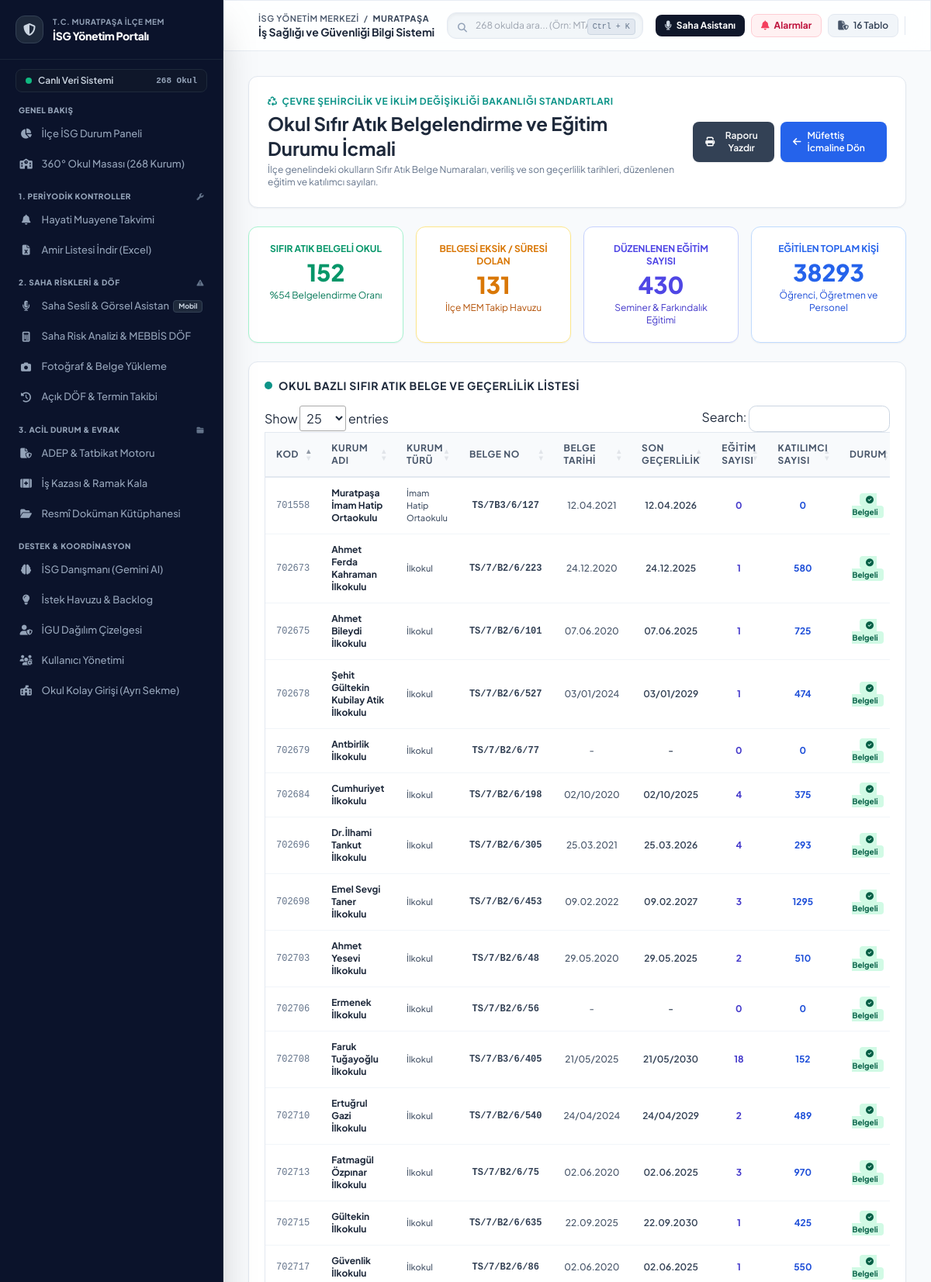
The page /raporlar/sifir-atik (signed in, upper part) on the database its author committed.
### tables this page shows
CREATE TABLE inspection_metrics (
        id INTEGER PRIMARY KEY AUTOINCREMENT,
        school_id INTEGER UNIQUE REFERENCES schools(id) ON DELETE CASCADE,
        adep_var_mi TEXT DEFAULT 'Var',
        adep_tarihi TEXT,
        ek7_olcek_var_mi TEXT DEFAULT 'Var',
        ek7_tarihi TEXT,
        ozel_guvenlik_sayisi INTEGER DEFAULT 0,
        bahce_gorevlisi_sayisi INTEGER DEFAULT 0,
        sertifikali_bahce_gorevlisi_sayisi INTEGER DEFAULT 0,
        gorev_teblig_durumu TEXT,
        metal_dedektor_egitimli_sayisi INTEGER DEFAULT 0,
        okul_gozlem_raporu_sayisi INTEGER DEFAULT 0,
        kamera_sistemi_var_mi TEXT DEFAULT 'Var',
        kgys_entegre_mi TEXT DEFAULT 'Hayır',
        kamera_30gun_kayit_ve_aci_tam_mi TEXT DEFAULT 'Evet',
        giris_cikis_kapi_durumu TEXT DEFAULT 'Tek Kapıdan Girişi Olan Okul',
        el_dedektoru_var_mi TEXT DEFAULT 'Yok',
        kapi_dedektoru_var_mi TEXT DEFAULT 'Yok',
        turnike_var_mi TEXT DEFAULT 'Yok',
        fiziki_engel_turu TEXT DEFAULT 'Duvar + Tel Çit',
        arac_servis_park_yeri_var_mi TEXT DEFAULT 'Var',
        ozel_arac_bahce_engeli TEXT DEFAULT 'Evet',
        ziyaretci_kayit_sistemi TEXT DEFAULT 'Evet',
        cevre_guvenligi_eksiklik_giderildi_mi TEXT,
        guvenlik_olay_sayisi INTEGER DEFAULT 0,
        ihmal_istismar_sayisi INTEGER DEFAULT 0,
        bildirilen_ihmal_istismar_sayisi INTEGER DEFAULT 0,
        erken_uyari_seviye1 INTEGER DEFAULT 0,
        erken_uyari_seviye2 INTEGER DEFAULT 0,
        erken_uyari_seviye3_cde INTEGER DEFAULT 0,
        devamsizlik_aile_ziyareti_sayisi INTEGER DEFAULT 0,
        acil_ihbar_tanitim_tarihi TEXT,
        egitim_yonetici_toplam INTEGER DEFAULT 4,
        egitim_yonetici_alan INTEGER DEFAULT 4,
        egitim_ogretmen_toplam INTEGER DEFAULT 45,
        egitim_ogretmen_alan INTEGER DEFAULT 42,
        egitim_pdr_toplam INTEGER DEFAULT 2,
        egitim_pdr_alan INTEGER DEFAULT 2,
        egitim_ogrenci_toplam INTEGER DEFAULT 750,
        egitim_ogrenci_alan INTEGER DEFAULT 710,
        egitim_veli_toplam INTEGER DEFAULT 500,
        egitim_veli_alan INTEGER DEFAULT 340,
        egitim_diger_toplam INTEGER DEFAULT 12,
        egitim_diger_alan INTEGER DEFAULT 12,
        guvenlik_ekibi_toplanti_sayisi INTEGER DEFAULT 3,
        guvenlik_ekibi_gundem_sayisi INTEGER DEFAULT 8,
        updated_at TIMESTAMP DEFAULT CURRENT_TIMESTAMP
    , isg_kurulu_var_mi TEXT DEFAULT 'Evet', calisan_temsilcisi_var_mi TEXT DEFAULT 'Evet', ilkyardimci_personel_sayisi INTEGER DEFAULT 2, tatbikat_tarihi TEXT, tatbikat_turu TEXT DEFAULT 'Yangın ve Tahliye', tatbikat_katilimci_sayisi INTEGER DEFAULT 0, toplam_kamera_sayisi INTEGER DEFAULT 16, kor_nokta_kamera_eksigi INTEGER DEFAULT 0, kazan_kontrol_tarihi TEXT, elektrik_topraklama_tarihi TEXT, paratoner_kontrol_tarihi TEXT, yangin_tupleri_kontrol_tarihi TEXT, asansor_muayene_tarihi TEXT, su_deposu_temizlik_tarihi TEXT, kamera_bina_ici_calisan INTEGER DEFAULT 0, kamera_bina_ici_calismayan INTEGER DEFAULT 0, kamera_bina_disi_calisan INTEGER DEFAULT 0, kamera_bina_disi_calismayan INTEGER DEFAULT 0, kamera_kayit_gun_sayisi INTEGER DEFAULT 30, kamera_ihtiyac_sayisi INTEGER DEFAULT 0, guvenlik_istihdam_turu TEXT, guvenlik_izin_belgesi_var_mi TEXT DEFAULT 'YOK', sifir_atik_belge_no TEXT, sifir_atik_belge_tarihi TEXT, sifir_atik_gecerlilik_tarihi TEXT, sifir_atik_egitim_sayisi INTEGER DEFAULT 0, sifir_atik_katilimci_sayisi INTEGER DEFAULT 0, kazan_durumu TEXT DEFAULT 'Var', asansor_durumu TEXT DEFAULT 'Yok', su_deposu_durumu TEXT DEFAULT 'Var', paratoner_durumu TEXT DEFAULT 'Var');

CREATE TABLE schools (
        id INTEGER PRIMARY KEY AUTOINCREMENT,
        kurum_kodu TEXT UNIQUE NOT NULL,
        kurum_adi TEXT NOT NULL,
        kurum_statusu TEXT,
        bagli_birim TEXT,
        kurum_turu TEXT,
        oncelik_derecesi INTEGER DEFAULT 3,
        tehlike_sinifi TEXT DEFAULT 'Az Tehlikeli',
        adres TEXT,
        telefon TEXT,
        mudur_ad_soyad TEXT,
        mudur_tel TEXT,
        isveren_vekili_ad_soyad TEXT,
        isveren_vekili_tel TEXT,
        sorumlu_uzman_id INTEGER REFERENCES users(id),
        created_at TIMESTAMP DEFAULT CURRENT_TIMESTAMP
    , portal_sifre TEXT DEFAULT 'isg2026', access_token TEXT, ogrenci_sayisi INTEGER DEFAULT 0, ogretmen_sayisi INTEGER DEFAULT 0, derslik_sayisi INTEGER DEFAULT 0, bina_sayisi INTEGER DEFAULT 1, eposta TEXT, son_veri_giris_tarihi TEXT, son_veri_giren_kisi TEXT, personel_sayisi INTEGER DEFAULT 0, aylik_hizmet_suresi_dk INTEGER DEFAULT 0, meb_olcek_puani REAL, kolluk_puani REAL, toplam_guvenlik_puani REAL, siginak_var_mi TEXT DEFAULT 'Yok', siginak_kapasite_kisi INTEGER DEFAULT 0, siginak_alan_m2 INTEGER DEFAULT 0, is_active_school INTEGER DEFAULT 1, kategori TEXT DEFAULT 'RESMI', genel_mudurluk TEXT, kademe TEXT, kolluk_sorumluluk_bolgesi TEXT DEFAULT 'Muratpaşa İlçe Emniyet Müdürlüğü', koordinat TEXT);

### app.py (the view)
@app.get("/raporlar/sifir-atik", response_class=HTMLResponse)
def report_zero_waste(request: Request):
    user = get_current_user(request)
    if not user:
        return RedirectResponse("/login", status_code=303)
    conn = get_db()
    cursor = conn.cursor()
    cursor.execute("""
        SELECT s.id, s.kurum_kodu, s.kurum_adi, s.kurum_turu,
               m.sifir_atik_belge_no, m.sifir_atik_belge_tarihi, m.sifir_atik_gecerlilik_tarihi,
               m.sifir_atik_egitim_sayisi, m.sifir_atik_katilimci_sayisi
        FROM schools s
        LEFT JOIN inspection_metrics m ON s.id = m.school_id
        ORDER BY CASE WHEN m.sifir_atik_belge_no IS NOT NULL AND m.sifir_atik_belge_no != '' THEN 0 ELSE 1 END,
                 s.kurum_adi ASC
    """)
    schools = cursor.fetchall()
    cursor.execute("""
        SELECT
            COUNT(*) as total_schools,
            COUNT(CASE WHEN sifir_atik_belge_no IS NOT NULL AND sifir_atik_belge_no != '' THEN 1 END) as certified_schools,
            COALESCE(SUM(sifir_atik_egitim_sayisi), 0) as total_trainings,
            COALESCE(SUM(sifir_atik_katilimci_sayisi), 0) as total_participants
        FROM inspection_metrics
    """)
    st = cursor.fetchone()
    total_cnt = st["total_schools"] or 1
    cert_cnt = st["certified_schools"] or 0
    stats = {
        "certified_schools": cert_cnt,
        "uncertified_schools": total_cnt - cert_cnt,
        "certified_ratio": round((cert_cnt / total_cnt) * 100),
        "total_trainings": st["total_trainings"],
        "total_participants": st["total_participants"]
    }
    conn.close()
    return templates.TemplateResponse(request=request, name="report_zero_waste.html", context={
        "user": user,
        "schools": schools,
        "stats": stats,
        "active_page": "reports"
    })

### templates/report_zero_waste.html (shortened to what this page needs)
{% extends "base.html" %}
{% block content %}
<div class="space-y-6">
    <div class="bg-white rounded-xl shadow-sm border border-slate-200 p-6 flex flex-col md:flex-row md:items-center justify-between gap-4">
        <div>
            <div class="text-xs uppercase font-bold tracking-wider text-teal-600 flex items-center gap-1.5">
                <i class="fa-solid fa-recycle"></i> Çevre Şehircilik ve İklim Değişikliği Bakanlığı Standartları
            </div>
            <h1 class="text-2xl font-bold text-slate-800 mt-1 flex items-center">
                Okul Sıfır Atık Belgelendirme ve Eğitim Durumu İcmali
            </h1>
            <p class="text-xs text-slate-500 mt-1">
                İlçe genelindeki okulların Sıfır Atık Belge Numaraları, veriliş ve son geçerlilik tarihleri, düzenlenen eğitim ve katılımcı sayıları.
            </p>
        </div>
        <div class="flex items-center gap-2">
            <button onclick="window.print()" class="bg-slate-700 hover:bg-slate-800 text-white text-xs font-semibold px-4 py-2.5 rounded-lg shadow-sm transition flex items-center">
                <i class="fa-solid fa-print mr-2"></i> Raporu Yazdır
            </button>
            <a href="/mufettis-raporu" class="bg-blue-600 hover:bg-blue-700 text-white text-xs font-semibold px-4 py-2.5 rounded-lg shadow-sm transition flex items-center">
                <i class="fa-solid fa-arrow-left mr-2"></i> Müfettiş İcmaline Dön
            </a>
        </div>
    </div>
    <div class="grid grid-cols-1 md:grid-cols-4 gap-4">
        <div class="bg-white p-5 rounded-xl border border-emerald-200 shadow-sm text-center bg-emerald-50/20">
            <div class="text-xs font-bold text-emerald-600 uppercase">Sıfır Atık Belgeli Okul</div>
            <div class="text-3xl font-black text-emerald-600 mt-1">{{ stats.certified_schools }}</div>
            <div class="text-xs text-emerald-700 mt-1">%{{ stats.certified_ratio }} Belgelendirme Oranı</div>
        </div>
        <div class="bg-white p-5 rounded-xl border border-amber-200 shadow-sm text-center bg-amber-50/20">
            <div class="text-xs font-bold text-amber-600 uppercase">Belgesi Eksik / Süresi Dolan</div>
            <div class="text-3xl font-black text-amber-600 mt-1">{{ stats.uncertified_schools }}</div>
            <div class="text-xs text-amber-700 mt-1">İlçe MEM Takip Havuzu</div>
        </div>
        <div class="bg-white p-5 rounded-xl border border-indigo-200 shadow-sm text-center bg-indigo-50/20">
            <div class="text-xs font-bold text-indigo-600 uppercase">Düzenlenen Eğitim Sayısı</div>
            <div class="text-3xl font-black text-indigo-600 mt-1">{{ stats.total_trainings }}</div>
            <div class="text-xs text-indigo-700 mt-1">Seminer & Farkındalık Eğitimi</div>
        </div>
        <div class="bg-white p-5 rounded-xl border border-blue-200 shadow-sm text-center bg-blue-50/20">
            <div class="text-xs font-bold text-blue-600 uppercase">Eğitilen Toplam Kişi</div>
            <div class="text-3xl font-black text-blue-600 mt-1">{{ stats.total_participants }}</div>
            <div class="text-xs text-blue-700 mt-1">Öğrenci, Öğretmen ve Personel</div>
        </div>
    </div>
    <div class="bg-white rounded-xl shadow-sm border border-slate-200 p-5">
        <h2 class="text-sm font-bold text-slate-800 uppercase tracking-wider mb-4 flex items-center">
            <span class="w-2.5 h-2.5 bg-teal-600 rounded-full mr-2"></span> Okul Bazlı Sıfır Atık Belge ve Geçerlilik Listesi
        </h2>
        <div class="overflow-x-auto">
            <table id="zeroWasteTable" class="w-full text-xs text-left border border-slate-200">
                <thead class="bg-slate-50 text-slate-700 font-bold border-b">
                    <tr>
                        <th class="p-2.5">Kod</th>
                        <th class="p-2.5">Kurum Adı</th>
                        <th class="p-2.5">Kurum Türü</th>
                        <th class="p-2.5 text-center">Belge No</th>
                        <th class="p-2.5 text-center">Belge Tarihi</th>
                        <th class="p-2.5 text-center">Son Geçerlilik</th>
                        <th class="p-2.5 text-center bg-indigo-50/50">Eğitim Sayısı</th>
                        <th class="p-2.5 text-center bg-blue-50/50">Katılımcı Sayısı</th>
                        <th class="p-2.5 text-center">Durum</th>
                    </tr>
                </thead>
                <tbody class="divide-y divide-slate-100 font-medium">
                    {% for r in schools %}
                    <tr class="hover:bg-slate-50">
                        <td class="p-2.5 font-mono text-slate-500">{{ r.kurum_kodu }}</td>
                        <td class="p-2.5 font-bold text-slate-800">
                            <a href="/okul/{{ r.id }}" class="hover:text-blue-600 hover:underline">{{ r.kurum_adi }}</a>
                        </td>
                        <td class="p-2.5 text-slate-600 text-[11px]">{{ r.kurum_turu or 'Okul' }}</td>
                        <td class="p-2.5 text-center font-mono text-xs font-bold text-slate-700">
                            {{ r.sifir_atik_belge_no or '-' }}
                        </td>
                        <td class="p-2.5 text-center text-slate-600">{{ r.sifir_atik_belge_tarihi or '-' }}</td>
                        <td class="p-2.5 text-center font-semibold text-slate-700">{{ r.sifir_atik_gecerlilik_tarihi or '-' }}</td>
                        <td class="p-2.5 text-center font-bold text-indigo-700">{{ r.sifir_atik_egitim_sayisi or 0 }}</td>
                        <td class="p-2.5 text-center font-bold text-blue-700">{{ r.sifir_atik_katilimci_sayisi or 0 }}</td>
                        <td class="p-2.5 text-center">
                            {% if r.sifir_atik_belge_no %}
                            <span class="px-2 py-0.5 rounded text-[10px] font-bold bg-emerald-100 text-emerald-800">
                                <i class="fa-solid fa-circle-check mr-1"></i> Belgeli
                            </span>
                            {% else %}
                            <span class="px-2 py-0.5 rounded text-[10px] font-bold bg-amber-100 text-amber-800">
                                Belge Yok
                            </span>
                            {% endif %}
                        </td>
                    </tr>
                    {% endfor %}
                </tbody>
            </table>
        </div>
    </div>
</div>
{% endblock %}

### templates/base.html (style rules this page uses)
body { font-family: 'Plus Jakarta Sans', sans-serif; background-color: #f8fafc; color: #0f172a; }
table.dataTable { border-collapse: separate !important; border-spacing: 0 !important; width: 100% !important; }
table.dataTable thead th { background-color: #f8fafc !important; color: #475569 !important; font-size: 0.75rem !important; font-weight: 700 !important; text-transform: uppercase !important; letter-spacing: 0.05em !important; border-bottom: 2px solid #e2e8f0 !important; padding: 0.75rem 0.875rem !important; }
table.dataTable tbody td { padding: 0.75rem 0.875rem !important; border-bottom: 1px solid #f1f5f9 !important; }

### rows shown on the page
inspection_metrics: kurum_kodu "702675", kurum_adi "Ahmet Bileydi İlkokulu", kurum_turu "İlkokul", sifir_atik_belge_no "TS/7/B2/6/101", sifir_atik_belge_tarihi "07.06.2020", sifir_atik_gecerlilik_tarihi "07.06.2025", sifir_atik_egitim_sayisi "1", sifir_atik_katilimci_sayisi "725", shows "Belgeli"
inspection_metrics: kurum_kodu "702673", kurum_adi "Ahmet Ferda Kahraman İlkokulu", kurum_turu "İlkokul", sifir_atik_belge_no "TS/7/B2/6/223", sifir_atik_belge_tarihi "24.12.2020", sifir_atik_gecerlilik_tarihi "24.12.2025", sifir_atik_egitim_sayisi "1", sifir_atik_katilimci_sayisi "580", shows "Belgeli"
inspection_metrics: kurum_kodu "702703", kurum_adi "Ahmet Yesevi İlkokulu", kurum_turu "İlkokul", sifir_atik_belge_no "TS/7/B2/6/48", sifir_atik_belge_tarihi "29.05.2020", sifir_atik_gecerlilik_tarihi "29.05.2025", sifir_atik_egitim_sayisi "2", sifir_atik_katilimci_sayisi "510", shows "Belgeli"
inspection_metrics: kurum_kodu "702679", kurum_adi "Antbirlik İlkokulu", kurum_turu "İlkokul", sifir_atik_belge_no "TS/7/B2/6/77", sifir_atik_belge_tarihi "-", sifir_atik_gecerlilik_tarihi "-", sifir_atik_egitim_sayisi "0", sifir_atik_katilimci_sayisi "0", shows "Belgeli"
inspection_metrics: kurum_kodu "702684", kurum_adi "Cumhuriyet İlkokulu", kurum_turu "İlkokul", sifir_atik_belge_no "TS/7/B2/6/198", sifir_atik_belge_tarihi "02/10/2020", sifir_atik_gecerlilik_tarihi "02/10/2025", sifir_atik_egitim_sayisi "4", sifir_atik_katilimci_sayisi "375", shows "Belgeli"
inspection_metrics: kurum_kodu "702696", kurum_adi "Dr.İlhami Tankut İlkokulu", kurum_turu "İlkokul", sifir_atik_belge_no "TS/7/B2/6/305", sifir_atik_belge_tarihi "25.03.2021", sifir_atik_gecerlilik_tarihi "25.03.2026", sifir_atik_egitim_sayisi "4", sifir_atik_katilimci_sayisi "293", shows "Belgeli"
inspection_metrics: kurum_kodu "702698", kurum_adi "Emel Sevgi Taner İlkokulu", kurum_turu "İlkokul", sifir_atik_belge_no "TS/7/B2/6/453", sifir_atik_belge_tarihi "09.02.2022", sifir_atik_gecerlilik_tarihi "09.02.2027", sifir_atik_egitim_sayisi "3", sifir_atik_katilimci_sayisi "1295", shows "Belgeli"
inspection_metrics: kurum_kodu "702706", kurum_adi "Ermenek İlkokulu", kurum_turu "İlkokul", sifir_atik_belge_no "TS/7/B2/6/56", sifir_atik_belge_tarihi "-", sifir_atik_gecerlilik_tarihi "-", sifir_atik_egitim_sayisi "0", sifir_atik_katilimci_sayisi "0", shows "Belgeli"
inspection_metrics: kurum_kodu "702710", kurum_adi "Ertuğrul Gazi İlkokulu", kurum_turu "İlkokul", sifir_atik_belge_no "TS/7/B2/6/540", sifir_atik_belge_tarihi "24/04/2024", sifir_atik_gecerlilik_tarihi "24/04/2029", sifir_atik_egitim_sayisi "2", sifir_atik_katilimci_sayisi "489", shows "Belgeli"
inspection_metrics: kurum_kodu "702708", kurum_adi "Faruk Tuğayoğlu İlkokulu", kurum_turu "İlkokul", sifir_atik_belge_no "TS/7/B3/6/405", sifir_atik_belge_tarihi "21/05/2025", sifir_atik_gecerlilik_tarihi "21/05/2030", sifir_atik_egitim_sayisi "18", sifir_atik_katilimci_sayisi "152", shows "Belgeli"
inspection_metrics: kurum_kodu "702713", kurum_adi "Fatmagül Özpınar İlkokulu", kurum_turu "İlkokul", sifir_atik_belge_no "TS/7/B2/6/75", sifir_atik_belge_tarihi "02.06.2020", sifir_atik_gecerlilik_tarihi "02.06.2025", sifir_atik_egitim_sayisi "3", sifir_atik_katilimci_sayisi "970", shows "Belgeli"
inspection_metrics: kurum_kodu "702715", kurum_adi "Gültekin İlkokulu", kurum_turu "İlkokul", sifir_atik_belge_no "TS/7/B2/6/635", sifir_atik_belge_tarihi "22.09.2025", sifir_atik_gecerlilik_tarihi "22.09.2030", sifir_atik_egitim_sayisi "1", sifir_atik_katilimci_sayisi "425", shows "Belgeli"
inspection_metrics: kurum_kodu "702717", kurum_adi "Güvenlik İlkokulu", kurum_turu "İlkokul", sifir_atik_belge_no "TS/7/B2/6/86", sifir_atik_belge_tarihi "02.06.2020", sifir_atik_gecerlilik_tarihi "02.06.2025", sifir_atik_egitim_sayisi "1", sifir_atik_katilimci_sayisi "550", shows "Belgeli"
inspection_metrics: kurum_kodu "701558", kurum_adi "Muratpaşa İmam Hatip Ortaokulu", kurum_turu "İmam Hatip Ortaokulu", sifir_atik_belge_no "TS/7B3/6/127", sifir_atik_belge_tarihi "12.04.2021", sifir_atik_gecerlilik_tarihi "12.04.2026", sifir_atik_egitim_sayisi "0", sifir_atik_katilimci_sayisi "0", shows "Belgeli"
inspection_metrics: kurum_kodu "702678", kurum_adi "Şehit Gültekin Kubilay Atik İlkokulu", kurum_turu "İlkokul", sifir_atik_belge_no "TS/7/B2/6/527", sifir_atik_belge_tarihi "03/01/2024", sifir_atik_gecerlilik_tarihi "03/01/2029", sifir_atik_egitim_sayisi "1", sifir_atik_katilimci_sayisi "474", shows "Belgeli"

### other values the page prints
{{ stats.certified_schools }} "152"
{{ stats.certified_ratio }} "54"
{{ stats.uncertified_schools }} "131"
{{ stats.total_trainings }} "430"
{{ stats.total_participants }} "38293"
